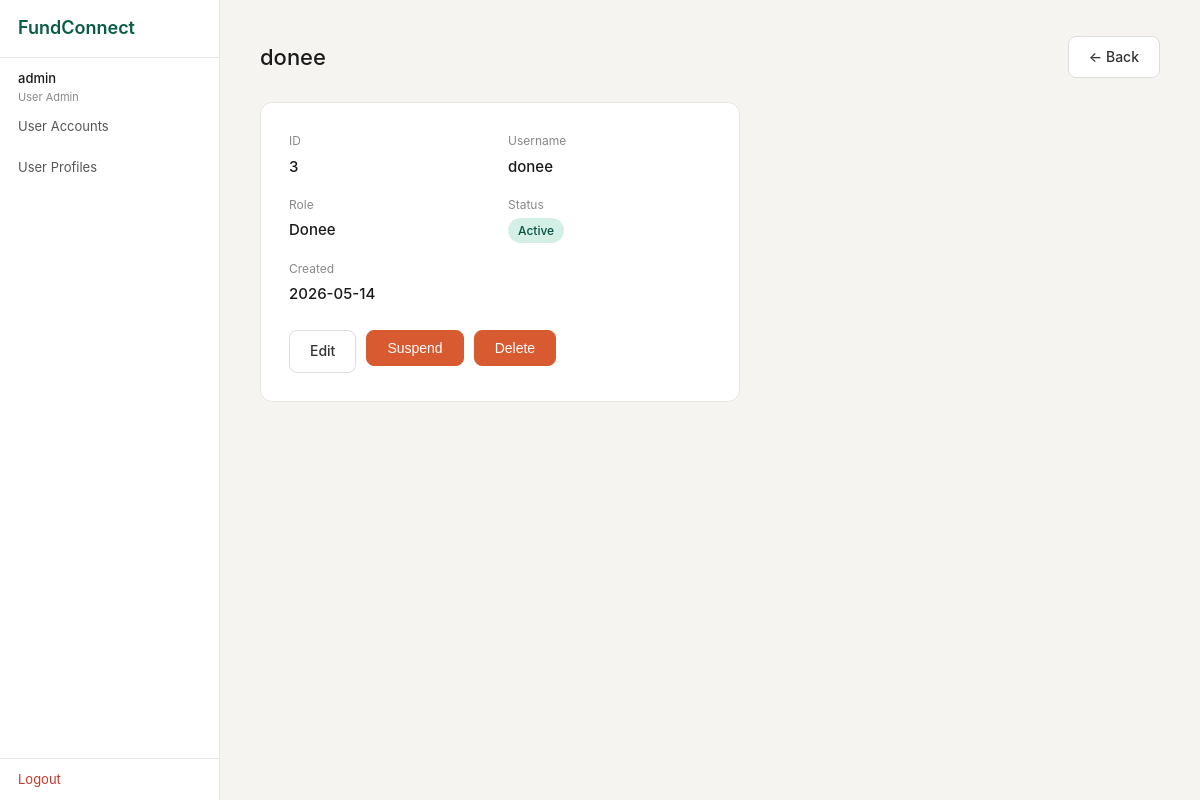
The page /admin/accounts/3 (signed in) on the database as committed earlier.
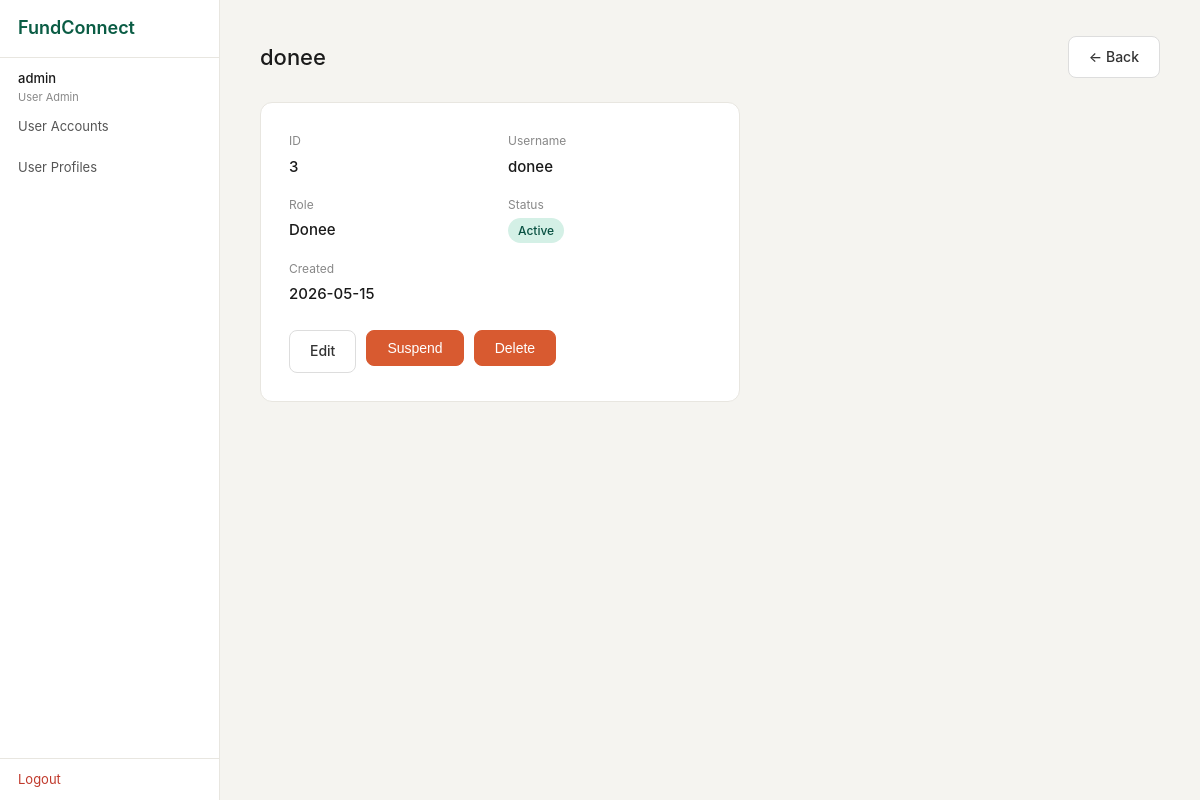
The same page on the database as committed later.
### tables this page shows
CREATE TABLE user_account (
                id            INTEGER PRIMARY KEY AUTOINCREMENT,
                username      TEXT NOT NULL UNIQUE,
                password_hash TEXT NOT NULL,
                role          TEXT NOT NULL,
                status        TEXT NOT NULL DEFAULT 'Active',
                created_at    TEXT DEFAULT (datetime('now'))
            );

### boundary/app.py (the view)
@app.route("/admin/accounts/<int:aid>")
def ua_account_view(aid):
    if "user_id" not in session or session["role"] != "User Admin":
        return redirect(url_for("login"))
    result = UserAccountController.view_account(aid)
    if not result["success"]:
        flash(result["message"], "error")
        return redirect(url_for("ua_accounts"))
    return render_template("ua_account_view.html", account=result["data"])

### boundary/templates/ua_account_view.html (shortened to what this page needs)
{% extends "base.html" %}
{% block content %}
<div class="page-header">
  <h1 class="page-title">{{ account.username }}</h1>
  <a href="{{ url_for('ua_accounts') }}" class="btn">← Back</a>
</div>
<div style="background: #fff; border: 1px solid #e8e6e0; border-radius: 12px; padding: 28px; max-width: 480px;">
  <div style="display: grid; grid-template-columns: 1fr 1fr; gap: 16px; margin-bottom: 24px;">
    <div>
      <p style="font-size: 12px; color: #888; margin-bottom: 4px;">ID</p>
      <p style="font-weight: 500;">{{ account.id }}</p>
    </div>
    <div>
      <p style="font-size: 12px; color: #888; margin-bottom: 4px;">Username</p>
      <p style="font-weight: 500;">{{ account.username }}</p>
    </div>
    <div>
      <p style="font-size: 12px; color: #888; margin-bottom: 4px;">Role</p>
      <p style="font-weight: 500;">{{ account.role }}</p>
    </div>
    <div>
      <p style="font-size: 12px; color: #888; margin-bottom: 4px;">Status</p>
      {% if account.status == "Active" %}
        <span class="badge badge-active">Active</span>
      {% else %}
        <span class="badge badge-suspended">Suspended</span>
      {% endif %}
    </div>
    <div>
      <p style="font-size: 12px; color: #888; margin-bottom: 4px;">Created</p>
      <p style="font-weight: 500;">{{ account.created_at[:10] }}</p>
    </div>
  </div>
  <div style="display: flex; gap: 10px;">
    <a href="{{ url_for('ua_account_edit', aid=account.id) }}" class="btn">Edit</a>
    <form method="POST" action="{{ url_for('ua_account_suspend', aid=account.id) }}"
          onsubmit="return confirm('Are you sure?')">
      <button type="submit" class="btn btn-danger">
        {{ "Restore" if account.status == "Suspended" else "Suspend" }}
      </button>
    </form>
    <form method="POST" action="{{ url_for('ua_account_delete', aid=account.id) }}"
          onsubmit="return confirm('Permanently delete this account? This cannot be undone.')">
      <button type="submit" class="btn btn-danger">Delete</button>
    </form>
  </div>
</div>
{% endblock %}

Rows that differ between the two databases and show on the page:
changed user_account "donee": created_at "2026-05-14" → "2026-05-15"
